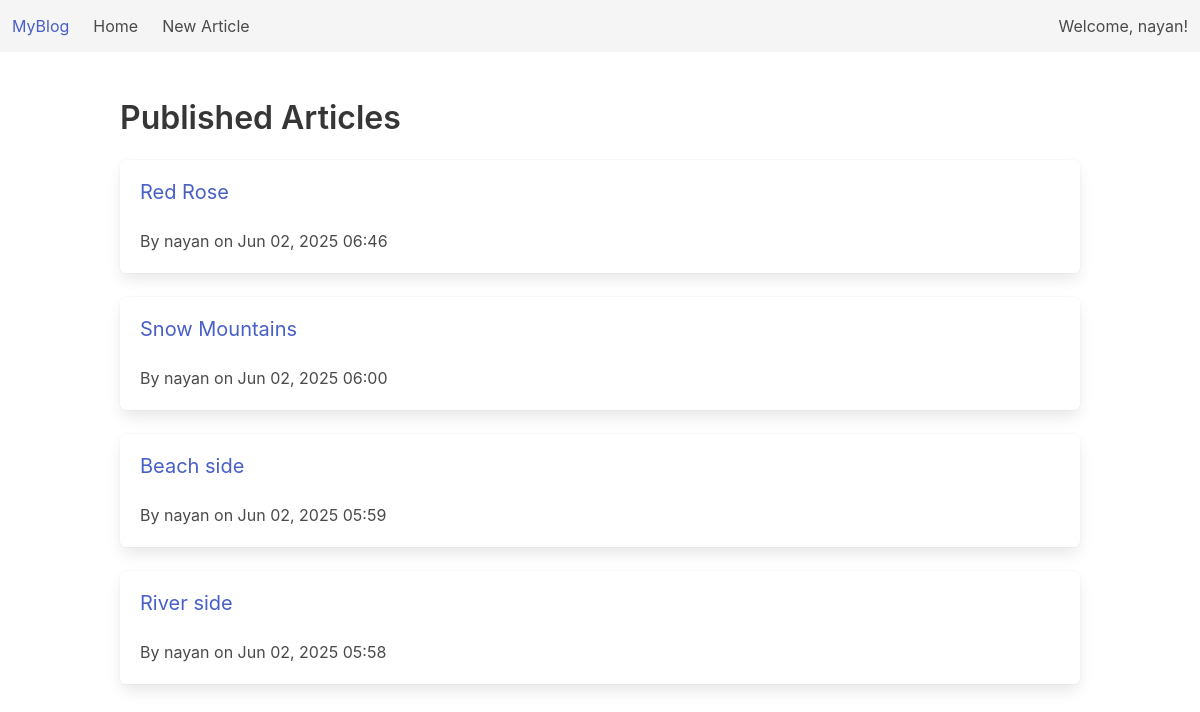
The app's page / (signed in) with its own data.
### articles/models.py (models this page shows, shortened)
class Article(models.Model):
    title = models.CharField(max_length=200) # title of the article
    body = models.TextField() # body of the article
    published_date = models.DateTimeField(auto_now_add=True) # date when the article was published
    author = models.ForeignKey(User, on_delete=models.CASCADE) # author of the article
    is_draft = models.BooleanField(default=False) # whether the article is a draft or not
    featured_image = models.ImageField(upload_to='article_images/', blank=True, null=True)

### articles/views.py (the view)
# urls.py: path('', views.ArticleListView.as_view(), name='article-list'),
class ArticleListView(ListView):
    model = Article
    template_name = 'articles/article_list.html'  # default: <app>/<model>_list.html
    context_object_name = 'articles'
    ordering = ['-published_date']
    def get_queryset(self):
        return Article.objects.filter(is_draft=False).order_by('-published_date')

### articles/templates/articles/article_list.html (shortened to what this page needs)
{% extends "base.html" %}
{% block content %}
  <h1 class="title">Published Articles</h1>
  {% for article in articles %}
    <div class="box">
      <h2 class="subtitle">
        <a href="{% url 'articles:article-detail' article.pk %}">
          {{ article.title }}
        </a>
      </h2>
      <p>
        By {{ article.author.username }} on {{ article.published_date|date:"M d, Y H:i" }}
      </p>
    </div>
  {% empty %}
    <p>No articles have been published yet.</p>
  {% endfor %}
{% endblock %}

### articles/templates/base.html (shortened to what this page needs)
<!DOCTYPE html>
<html lang="en">
<head>
  <link rel="stylesheet" href="https://cdn.jsdelivr.net/npm/bulma@0.9.3/css/bulma.min.css">
</head>
<body>
  <nav class="navbar has-background-light" role="navigation">
    <div class="navbar-brand">
      <a class="navbar-item" href="{% url 'articles:article-list' %}">
        MyBlog
      </a>
    </div>
    <div class="navbar-menu">
      <div class="navbar-start">
        <a class="navbar-item" href="{% url 'articles:article-list' %}">Home</a>
        {% if user.is_authenticated %}
          <a class="navbar-item" href="{% url 'articles:article-create' %}">New Article</a>
        {% endif %}
      </div>
      <div class="navbar-end">
        <div class="navbar-item">
          {% if user.is_authenticated %}
            <div>Welcome, {{ user.username }}!</div>
          {% endif %}
        </div>
      </div>
    </div>
  </nav>
  <section class="section">
    <div class="container">
      {% block content %}
      {% endblock %}
    </div>
  </section>
</body>
</html>

### records on screen
Article: title "Red Rose", author.username "nayan", published_date "Jun 02, 2025 06:46"
Article: title "Snow Mountains", author.username "nayan", published_date "Jun 02, 2025 06:00"
Article: title "Beach side", author.username "nayan", published_date "Jun 02, 2025 05:59"
Article: title "River side", author.username "nayan", published_date "Jun 02, 2025 05:58"

### other values on screen
{{ user.username }} "nayan"
